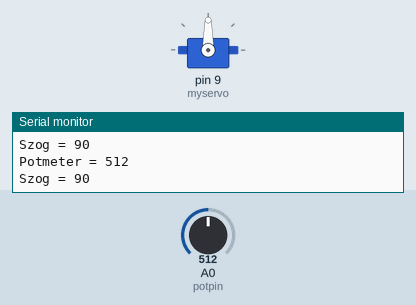
The sketch below on a simulated Arduino Uno, built with avr-gcc and run on an emulated ATmega328P. On the bench: servo, the last lines printed to the serial monitor. The test bench sets the inputs (shaded band); at power-on: A0 (potpin) = 512.

Above: at 1.2 s.
1.3 s: A0 (potpin) set to 557
At 2.3 s:
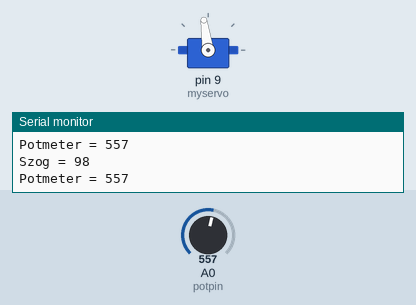
4.3 s: A0 (potpin) set to 581
At 5.3 s:
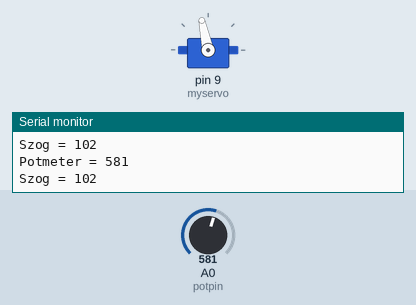
5.8 s: A0 (potpin) set to 306
At 6.2 s:
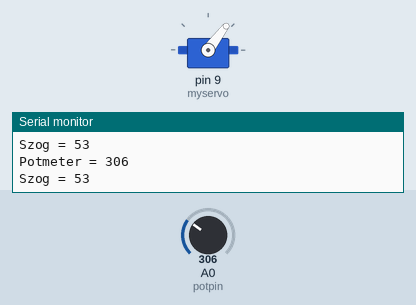
7.3 s: A0 (potpin) set to 108
At 7.7 s:
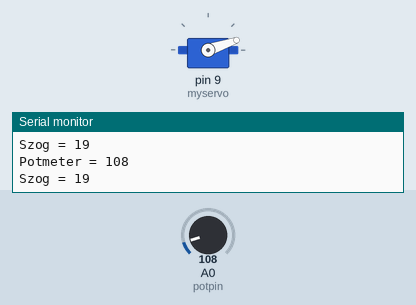
8.8 s: A0 (potpin) set to 92
At 9.2 s:
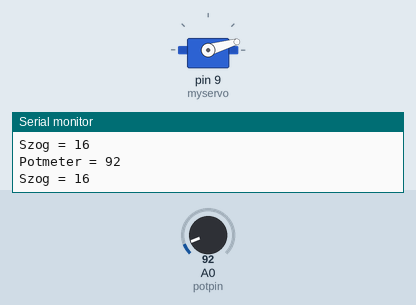
11.8 s: A0 (potpin) set to 122
At 12.7 s:
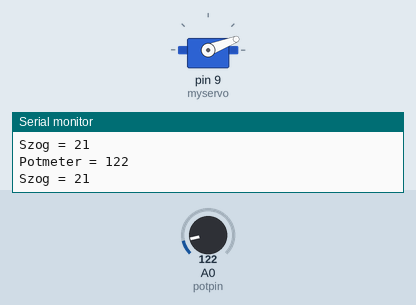
Timing chart, 0 to 14.3 s (numbered marks = the images above; inputs shaded):
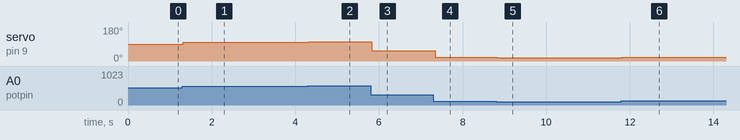

Measured:
- after the input at 1.3 s, servo on pin 9 (myservo): 90° → 98° at once
- after the input at 4.3 s, servo on pin 9 (myservo): 98° → 102° at once
- after the input at 5.8 s, servo on pin 9 (myservo): 102° → 53° at once
- after the input at 7.3 s, servo on pin 9 (myservo): 53° → 19° at once
- after the input at 8.8 s, servo on pin 9 (myservo): 19° → 16° at once
- after the input at 11.8 s, servo on pin 9 (myservo): 16° → 21° at once

The sketch:

3_ServoWithPWM.ino
```cpp
/*
 Controlling a servo position using a potentiometer (variable resistor)
 by Michal Rinott <http://people.interaction-ivrea.it/m.rinott>

 modified on 8 Nov 2013
 by Scott Fitzgerald
 http://www.arduino.cc/en/Tutorial/Knob
*/

#include <Servo.h>

Servo myservo;  // create servo object to control a servo

int potpin = 0;       // analog pin used to connect the potentiometer
int potmeter, angle;  // variable to read the value from the analog pin

void setup() {
  Serial.begin(9600);
  myservo.attach(9);  // attaches the servo on pin 9 to the servo object
}

void loop() {
  potmeter = analogRead(potpin);           // reads the value of the potentiometer (value between 0 and 1023)
  angle = map(potmeter, 0, 1023, 0, 180);  // scale it to use it with the servo (value between 0 and 180)
  Serial.print("Potmeter = ");
  Serial.println(potmeter);
  Serial.print("Szog = ");
  Serial.println(angle);
  Serial.println();

  myservo.write(angle);  // sets the servo position according to the scaled value
  delay(15);             // waits for the servo to get there
}
```
